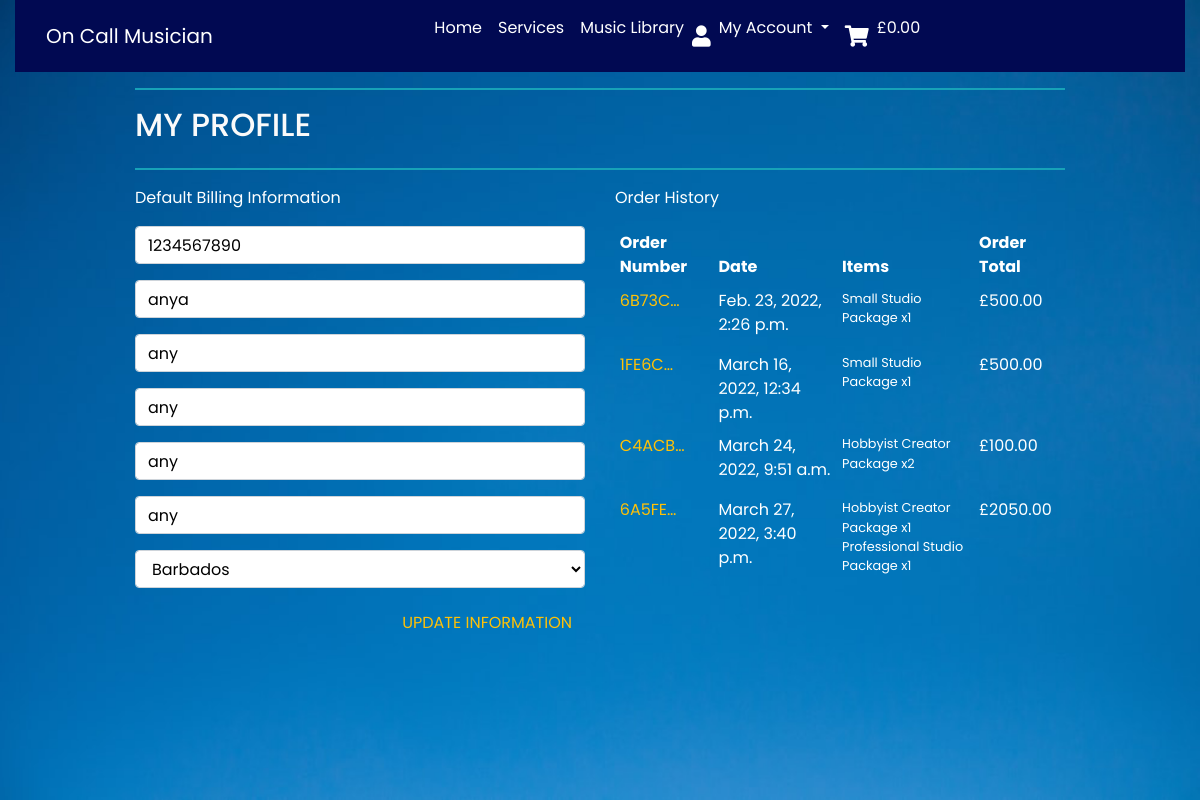
The page /profile/ (signed in) on the database as committed earlier.
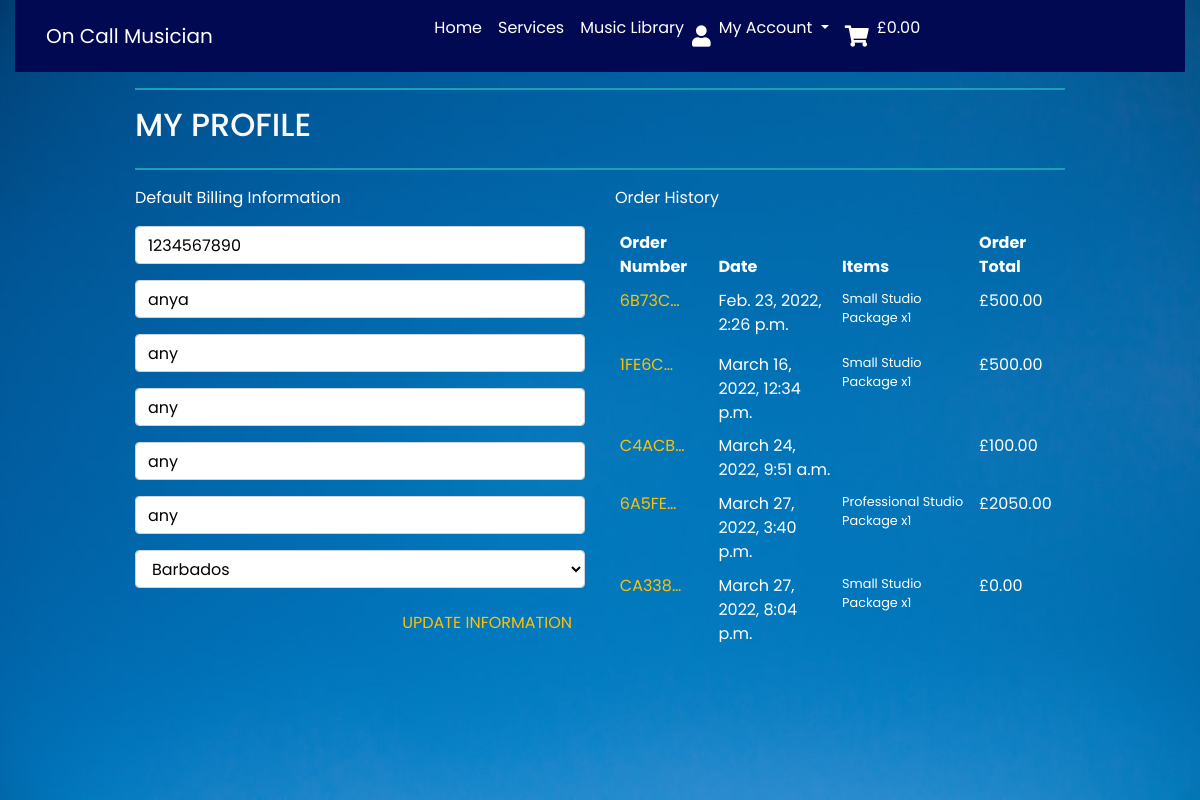
The same page on the database as committed later.
### profiles/models.py (models this page shows, shortened)
class UserProfile(models.Model):
    user = models.OneToOneField(User, on_delete=models.CASCADE)
    default_phone_number = models.CharField(max_length=20, null=True,
                                            blank=True)
    default_street_address1 = models.CharField(max_length=80, null=True,
                                               blank=True)
    default_street_address2 = models.CharField(max_length=80, null=True,
                                               blank=True)
    default_town_or_city = models.CharField(max_length=40, null=True,
                                            blank=True)
    default_county = models.CharField(max_length=80, null=True,
                                      blank=True)
    default_postcode = models.CharField(max_length=20, null=True,
                                        blank=True)
    default_country = CountryField(blank_label='Country', null=True,
                                   blank=True)

### checkout/models.py (models this page shows, shortened)
class Order(models.Model):
    order_number = models.CharField(max_length=32, null=False, editable=False)
    user_profile = models.ForeignKey(UserProfile, on_delete=models.SET_NULL,
                                     null=True, blank=True,
                                     related_name='orders')
    full_name = models.CharField(max_length=50, null=False, blank=False)
    email = models.EmailField(max_length=254, null=False, blank=False)
    phone_number = models.CharField(max_length=20, null=False, blank=False)
    country = CountryField(blank_label='Country *', null=False, blank=False)
    postcode = models.CharField(max_length=20, null=True, blank=True)
    town_or_city = models.CharField(max_length=40, null=False, blank=False)
    street_address1 = models.CharField(max_length=80, null=False, blank=False)
    street_address2 = models.CharField(max_length=80, null=True, blank=True)
    county = models.CharField(max_length=80, null=True, blank=True)
    date = models.DateTimeField(auto_now_add=True)
    order_total = models.DecimalField(max_digits=10, decimal_places=2,
                                      null=False, default=0)
    grand_total = models.DecimalField(max_digits=10, decimal_places=2,
                                      null=False, default=0)
    original_cart = models.TextField(null=False, blank=False, default='')
    stripe_pid = models.CharField(max_length=254, null=False, blank=False,
                                  default='')

class OrderLineItem(models.Model):
    order = models.ForeignKey(Order, null=False, blank=False,
                              on_delete=models.CASCADE,
                              related_name='lineitems')
    service = models.ForeignKey(Service, null=False, blank=False,
                                on_delete=models.CASCADE)
    quantity = models.IntegerField(null=False, blank=False, default=0)
    lineitem_total = models.DecimalField(max_digits=6, decimal_places=2,
                                         null=False, blank=False,
                                         editable=False)

### services/models.py (models this page shows, shortened)
class Service(models.Model):
    name = models.CharField(max_length=254)
    description = models.TextField(max_length=400)
    price = models.DecimalField(max_digits=6, decimal_places=2)
    subscription = models.CharField(max_length=254, default='Subscription')
    access = models.CharField(max_length=254, default='Access')
    original_music = models.CharField(max_length=254, default='Original Music')
    rating = models.DecimalField(max_digits=6, decimal_places=2, null=True,
                                 blank=True)
    image_url = models.URLField(max_length=1024, null=True, blank=True)
    image = models.ImageField(null=True, blank=True)

### profiles/views.py (the view)
# urls.py: path('profile/', include('profiles.urls')),
@login_required
def profile(request):
    profile = get_object_or_404(UserProfile, user=request.user)
    if request.method == 'POST':
        form = UserProfileForm(request.POST, instance=profile)
        if form.is_valid():
            form.save()
            messages.success(request, 'Profile updated successfully')
        else:
            messages.error(request, 'Update failed. Please ensure'
                                    'the form is valid.')
    else:
        form = UserProfileForm(instance=profile)
    orders = profile.orders.all()
    template = 'profiles/profile.html'
    context = {
        'form': form,
        'orders': orders,
        'on_profile_page': True
    }
    return render(request, template, context)

### cart/contexts.py (called while the page is built, shortened)
def cart_contents(request):
    cart_items = []
    total = 0
    service_count = 0
    discount = 0
    cart = request.session.get('cart', {})
    if total < settings.TEN_PERCENT_DISCOUNT:
        discount = total * Decimal(settings.SINGLE_PRODUCT_COUNT)
        discount_delta = settings.TEN_PERCENT_DISCOUNT - total
    else:
        discount = 0
        discount_delta = 0
    grand_total = discount + total
    context = {
        'cart_items': cart_items,
        'total': total,
        'service_count': service_count,
        'discount': discount,
        'discount_delta': discount_delta,
        'ten_percent_discount': settings.TEN_PERCENT_DISCOUNT,
        'grand_total': grand_total,
    }
    return context

### profiles/templates/profiles/profile.html (shortened to what this page needs)
{% extends "base.html" %}
{% load static %}
{% block extra_css %}
<link rel="stylesheet" href="{% static 'profiles/css/profile.css' %}">
{% endblock %}
{% block content %}
<div class="overlay"></div>
<div class="container">
    <div class="row">
        <div class="col">
            <hr class="h-rule">
            <h2 class="logo-font mb-4">My Profile</h2>
            <hr class="h-rule">
        </div>
    </div>
    <div class="row">
        <div class="col-12 col-lg-6">
            <p class="text-white">Default Billing Information</p>
            <form class="mt-3" action="{% url 'profile' %}" method="POST" id="profile-update-form">
                {{ form|crispy }}
                <button class="btn btn-black rounded-0 text-uppercase text-warning float-right">Update Information</button>
            </form>
        </div>
        <div class="col-12 col-lg-6">
            <p class="text-white">Order History</p>
            <div class="order-history table-responsive">
                <table class="table table-sm table-borderless">
                    <thead class="text-white">
                        <tr>
                            <th >Order Number</th>
                            <th>Date</th>
                            <th>Items</th>
                            <th>Order Total</th>
                        </tr>
                    </thead>
                    <tbody>
                        {% for order in orders %}
                            <tr class="text-white">
                                <td>
                                    <a href="{% url 'order_history' order.order_number %}"
                                    title="{{ order.order_number }}" class="text-warning">
                                        {{ order.order_number|truncatechars:6 }}
                                    </a>
                                </td>
                                <td>{{ order.date }}</td>
                                <td>
                                    <ul class="list-unstyled">
                                        {% for item in order.lineitems.all %}
                                            <li class="small">
                                                {{ item.service.name }}
                                                 x{{ item.quantity }}
                                            </li>
                                        {% endfor %}
                                    </ul>
                                </td>
                                <td>£{{ order.grand_total }}</td>
                            </tr>
                        {% endfor %}
                    </tbody>
                </table>
            </div>
        </div>
    </div>
{% endblock %}

### templates/base.html (shortened to what this page needs)
{% load static %}
<!DOCTYPE html>
<html lang="en">
<head>
    {% block corecss %}
    <link rel="stylesheet" href="https://cdn.jsdelivr.net/npm/bootstrap@4.5.3/dist/css/bootstrap.min.css"
>
    <link rel="stylesheet" href="https://use.fontawesome.com/releases/v5.15.4/css/all.css"
>
    <link rel="stylesheet" href="{% static 'css/base.css' %}">
    {% endblock %}
    {% block extra_css %}
    {% endblock %}
</head>
<body>
    <header class="container-fluid ">
        <nav class="navbar navbar-expand-lg navbar-dark">
            <a class="navbar-brand col-12 col-lg-4 my-auto py-1 py-lg-0 text-center text-lg-left"
                href="{% url 'home' %}">On
                Call Musician</a>
            <div class="collapse navbar-collapse" id="navbarNavDropdown">
                <ul class="navbar-nav">
                    <li class="nav-item active">
                        <a class="nav-link" href="{% url 'home' %}">Home <span class="sr-only">(current)</span></a>
                    </li>
                    {% if request.user.is_authenticated %}
                    <li class="nav-item active">
                        <a class="nav-link" href="{% url 'services' %}">Services</a>
                    </li>
                    <li class="nav-item active">
                        <a class="nav-link" href="{% url 'music_library' %}">Music Library</a>
                    </li>
                    {% endif %}
                    {% if request.user.is_authenticated %}
                    <i class="fas fa-user fa-lg text-white"></i>
                    <li class="list-inline-item dropdown">
                        <a class="nav-link dropdown-toggle active" href="#" id="navbarDropdownMenuLink" role="button"
                            data-toggle="dropdown" aria-haspopup="true" aria-expanded="false">
                            My Account
                        </a>
                    </li>
                    {% endif %}
                {% if request.user.is_authenticated %}
                <i class="fas fa-shopping-cart fa-lg text-white "></i>
                <li class="list-inline-item dropdown">
                    <a class="{% if grand_total %}text-info font-weight-bold{% else %}text-black{% endif %} nav-link"
                        href="{% url 'view_cart' %}">
                        <p class="text-white cart-price ">
                            {% if grand_total %}
                            £{{ grand_total|floatformat:2 }}
                            {% else %}
                            £0.00
                            {% endif %}
                        </p>
                    </a>
                </li>
                {% endif %}
                </ul>
            </div>
        </nav>
    </header>
    {% block content %}
    {% endblock %}
</body>
</html>

### static/css/base.css (style rules this page uses)
html { height: 100%; }
body { background: url('/media/hannah-troupe-wL_w5t_OKtI-unsplash.jpg') no-repeat center center fixed; background-size: cover; color: rgb(250, 250, 250); font-family: 'Poppins', sans-serif; }
.overlay { height: 100%; width: 100%; top: 0; left: 0; position: fixed; background-image: url(/media/overlay.png); background-size: cover; z-index: -1; }
.h-rule { border: 1px solid #17a2b8; }
.navbar { background: rgb(1, 9, 82); max-width: 100%; }
.navbar-collapse { display: flex; align-items: center; }
.logo-font { text-transform: uppercase; }
.text-white { color: rgb(255, 255, 255) !important; }
@media (min-width: 1200px) { .container { max-width: 80%; } }
@media (min-width: 992px) { .fa-user { display: flex; align-items: center; justify-content: center; } }
@media (min-width: 992px) { .fa-shopping-cart { display: flex; align-items: center; justify-content: center; } }

### profiles/static/profiles/css/profile.css (style rules this page uses)
.order-history { max-height: 416px; overflow-y: auto; }
#profile-update-form .form-control { color: #000; }
#profile-update-form input::placeholder { color: #aab7c4; }
#id_default_country, #id_default_country option:not(:first-child) { color: #000; }

Rows that differ between the two databases and show on the page:
removed OrderLineItem: service.name "Hobbyist Creator Package", quantity "2", shown under Order "March 24, 2022, 9:51 a.m."
removed OrderLineItem: service.name "Hobbyist Creator Package", quantity "1", shown under Order "March 27, 2022, 3:40 p.m."
added Order: order_number "CA338…", date "March 27, 2022, 8:04 p.m.", grand_total "0.00"
added OrderLineItem: service.name "Small Studio Package", quantity "1", shown under "CA338…"
